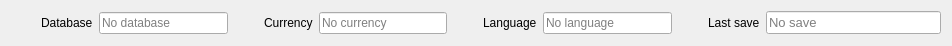
<?xml version="1.0" encoding="UTF-8"?>
<ui version="4.0">
 <class>W_Database_Current_Info</class>
 <widget class="QWidget" name="W_Database_Current_Info">
  <property name="geometry">
   <rect>
    <x>0</x>
    <y>0</y>
    <width>952</width>
    <height>42</height>
   </rect>
  </property>
  <property name="windowTitle">
   <string>Form</string>
  </property>
  <layout class="QHBoxLayout" name="horizontalLayout">
   <item>
    <widget class="QLabel" name="label_14">
     <property name="minimumSize">
      <size>
       <width>24</width>
       <height>24</height>
      </size>
     </property>
     <property name="maximumSize">
      <size>
       <width>24</width>
       <height>24</height>
      </size>
     </property>
     <property name="text">
      <string/>
     </property>
     <property name="pixmap">
      <pixmap resource="../resources/icons.qrc">:/assets/sqlitebrowser.svg</pixmap>
     </property>
     <property name="scaledContents">
      <bool>true</bool>
     </property>
     <property name="wordWrap">
      <bool>false</bool>
     </property>
    </widget>
   </item>
   <item>
    <widget class="QLabel" name="label_8">
     <property name="text">
      <string>Database</string>
     </property>
    </widget>
   </item>
   <item>
    <widget class="QLineEdit" name="le_name">
     <property name="text">
      <string/>
     </property>
     <property name="readOnly">
      <bool>true</bool>
     </property>
     <property name="placeholderText">
      <string>No database</string>
     </property>
    </widget>
   </item>
   <item>
    <widget class="QLabel" name="label_15">
     <property name="minimumSize">
      <size>
       <width>24</width>
       <height>24</height>
      </size>
     </property>
     <property name="maximumSize">
      <size>
       <width>24</width>
       <height>24</height>
      </size>
     </property>
     <property name="text">
      <string/>
     </property>
     <property name="pixmap">
      <pixmap resource="../resources/icons.qrc">:/assets/franc.svg</pixmap>
     </property>
     <property name="scaledContents">
      <bool>true</bool>
     </property>
     <property name="wordWrap">
      <bool>false</bool>
     </property>
    </widget>
   </item>
   <item>
    <widget class="QLabel" name="label_11">
     <property name="text">
      <string>Currency</string>
     </property>
    </widget>
   </item>
   <item>
    <widget class="QLineEdit" name="le_currency">
     <property name="readOnly">
      <bool>true</bool>
     </property>
     <property name="placeholderText">
      <string>No currency</string>
     </property>
    </widget>
   </item>
   <item>
    <widget class="QLabel" name="label_16">
     <property name="minimumSize">
      <size>
       <width>24</width>
       <height>24</height>
      </size>
     </property>
     <property name="maximumSize">
      <size>
       <width>24</width>
       <height>24</height>
      </size>
     </property>
     <property name="text">
      <string/>
     </property>
     <property name="pixmap">
      <pixmap resource="../resources/icons.qrc">:/assets/preferences-desktop-locale.svg</pixmap>
     </property>
     <property name="scaledContents">
      <bool>true</bool>
     </property>
     <property name="wordWrap">
      <bool>false</bool>
     </property>
    </widget>
   </item>
   <item>
    <widget class="QLabel" name="label_12">
     <property name="text">
      <string>Language</string>
     </property>
    </widget>
   </item>
   <item>
    <widget class="QLineEdit" name="le_language">
     <property name="readOnly">
      <bool>true</bool>
     </property>
     <property name="placeholderText">
      <string>No language</string>
     </property>
    </widget>
   </item>
   <item>
    <widget class="QLabel" name="label_17">
     <property name="minimumSize">
      <size>
       <width>24</width>
       <height>24</height>
      </size>
     </property>
     <property name="maximumSize">
      <size>
       <width>24</width>
       <height>24</height>
      </size>
     </property>
     <property name="text">
      <string/>
     </property>
     <property name="pixmap">
      <pixmap resource="../resources/icons.qrc">:/assets/kfloppy.svg</pixmap>
     </property>
     <property name="scaledContents">
      <bool>true</bool>
     </property>
     <property name="wordWrap">
      <bool>false</bool>
     </property>
    </widget>
   </item>
   <item>
    <widget class="QLabel" name="label_13">
     <property name="text">
      <string>Last save</string>
     </property>
    </widget>
   </item>
   <item>
    <widget class="QLineEdit" name="le_datetime">
     <property name="sizePolicy">
      <sizepolicy hsizetype="Minimum" vsizetype="Maximum">
       <horstretch>0</horstretch>
       <verstretch>0</verstretch>
      </sizepolicy>
     </property>
     <property name="minimumSize">
      <size>
       <width>175</width>
       <height>0</height>
      </size>
     </property>
     <property name="font">
      <font>
       <pointsize>10</pointsize>
      </font>
     </property>
     <property name="text">
      <string/>
     </property>
     <property name="alignment">
      <set>Qt::AlignmentFlag::AlignLeading|Qt::AlignmentFlag::AlignLeft|Qt::AlignmentFlag::AlignVCenter</set>
     </property>
     <property name="readOnly">
      <bool>true</bool>
     </property>
     <property name="placeholderText">
      <string>No save</string>
     </property>
    </widget>
   </item>
  </layout>
 </widget>
 <resources>
  <include location="../resources/icons.qrc"/>
 </resources>
 <connections/>
</ui>
